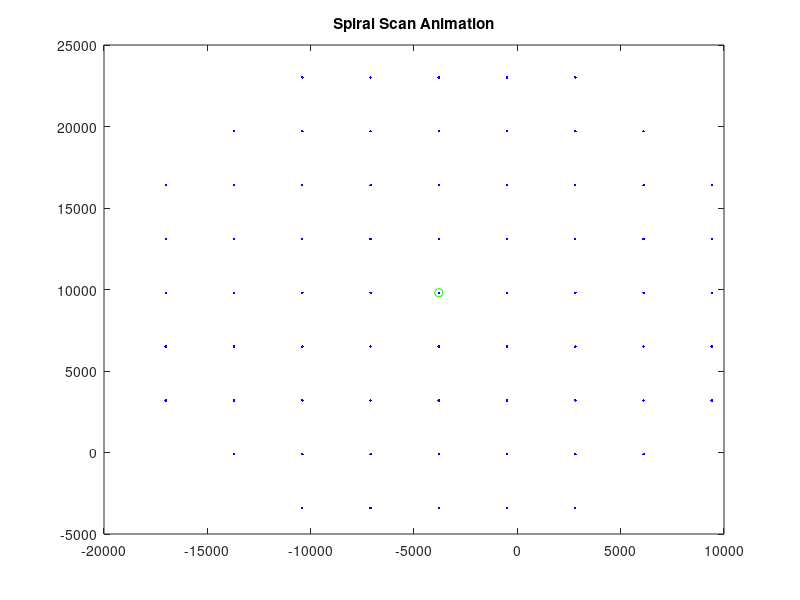

Source code (MATLAB): (Note: this script raises an error after producing the figure.)
function [xPositions, yPositions, M] = createRoundGridSpiral()
%% Petri Dish Scanning - this will create a raster scan pattern of a petri dish, simply give the function the center of the stage, the size of the petri dish, and how much trim you want at the edges
%For conventions sake all coordinates are listed here in Cartesian
%coordinates (X,Y) rather than Matlab coordinates (Y,X)

%% Input parameters
%Center of the dish at location [-12500, 8500] (units are in um)
homeX = 9800;
homeY = -3800;
% w = mmc.getImageWidth();
% h = mmc.getImageHeight();

w = 2048;
h = 2048;
%Petri dish dimensions, assume it's round, units in um
petriDiam = 50000;
%How many fields of view to trim around the borders of the petri dish to
%ensure that edge effects are not captured. MUST BE AN INTEGER AMOUNT!!!
trim_amount = 2;

%% Now to create the raster scan pattern, we assume home is at (0,0) for now
% pixSize = mmc.getPixelSizeUm();
pixSize = 1.6125;
fovW = pixSize * w;
fovH = pixSize * h;
%Find out how many fields of view in the x direction
numFovW = floor(petriDiam / fovW);
numFovH = floor(petriDiam / fovH);
%We now create a square grid centered at (0,0), taking into account how
%many fields of view we have to work with.
if rem(numFovW,2) == 0
    left = (numFovW/2-0.5)*fovW;
else
    left = floor(numFovW/2)*fovW;
end
if rem(numFovH,2) == 0
    bottom = (numFovH/2-0.5)*fovH;
else
    bottom = floor(numFovH/2)*fovH;
end
cols = -left:fovW:left;
rows = -bottom:fovW:bottom;
%Now calculate the x and y positions of the resultant (square) grid
[X, Y] = meshgrid(rows,cols);
%We will proceed by analyzing each column of positions and asking whether
%those positions fall within the petri dish. We will save each set of
%columns under one entry in the cell "X_columns" and "Y_columns"
petri_Radius = petriDiam/2 - trim_amount*sqrt(fovW^2 + fovH^2);

for j = 1:size(X,2)
    for i = 1:size(X,1)
        if sqrt((X(i,j))^2 + (Y(i,j))^2) > petri_Radius
            X(i,j) = NaN;
            Y(i,j) = NaN;
        end
        %         tempX = X(:,j);
        %         X_columns{j} = tempX(isnan(tempX)==0)+homeX;
        %         tempY = Y(:,j);
        %         Y_columns{j} = tempY(isnan(tempY)==0)+homeY;
    end
end
%Move everything from being centered at (0,0) to centered at (homeX, homeY)
X = X + homeX;
Y = Y + homeY;

%Find the total number of positions to scan through
numFOVs = numel(X) - sum(sum(isnan(X)));

%Now to create the final list of positions to scan through
xPositions = zeros(numFOVs,1);
yPositions = zeros(numFOVs,1);
currentXidx = round(size(X,2)/2);
currentYidx = round(size(Y,1)/2);
xPositions(1) = X(currentXidx, currentYidx);
yPositions(1) = Y(currentXidx, currentYidx);
direction = 'up';
dir_Array = [{'up'}, {'left'}, {'down'}, {'right'}];
directionIdx = 0; %Check how many times directions have changed. After changing direction twice, have to travel one additional FOV in the next direction
numSteps = 1; %For the directon we are traveling, how many FOVs to travel
idx = 1; %Keeps track which position to add next to x and yPositions
endcondition = 0;

while endcondition < 2;
    if directionIdx < 2
        directionIdx = directionIdx + 1;
        [xPositions, yPositions, idx] = travelCurrentDirection(direction,...
            numSteps,xPositions,yPositions,idx);
        %Now change direction
        next_Direction = find(strcmp(direction,dir_Array) == 1) + 1;
        if next_Direction == 5
            direction = 'up';
        else
            direction = dir_Array(next_Direction);
        end
    else
        directionIdx = 0;
        if numSteps <= size(X,1);
            numSteps = numSteps + 1;
        else
            endcondition = endcondition + 1;
        end
    end
end
xPositions(find(isnan(xPositions) == 1)) = [];
yPositions(find(isnan(yPositions) == 1)) = [];
% save('50mm_plate_raster_scan_positions_spiral.mat','xPositions','yPositions');

%% Debugging section, comment out otherwise
% figure();plot(X,Y,'b.');title('Round Grid Creation');
figure();plot(yPositions,xPositions,'b.');title('Spiral Scan Animation');
hold on;
plot(homeY,homeX,'go');
vidObj = VideoWriter('GridScanAnimation.avi');
vidObj.FrameRate = 15;
open(vidObj);
for i = 1:2:numel(xPositions)
    plot(yPositions(i),xPositions(i),'r*');
    M(i) = getframe;
    pause(1/30);
end
% writeVideo(vidObj,M);


%% Functions used to create grid

    function [xPositions, yPositions,idx] = travelCurrentDirection(direction,numSteps,xPositions,yPositions,idx)
        numSteps = min(numSteps,size(X,1)-1);
        for k = 1:numSteps
            if strcmp(direction,'up') == 1
                currentYidx = currentYidx + 1;
                idx = idx + 1;
            elseif strcmp(direction,'left') == 1
                currentXidx = currentXidx - 1;
                idx = idx + 1;
            elseif strcmp(direction,'down') == 1
                currentYidx = currentYidx - 1;
                idx = idx + 1;
            elseif strcmp(direction,'right') == 1
                currentXidx = currentXidx + 1;
                idx = idx + 1;
            end
            xPositions(idx) = X(currentXidx, currentYidx);
            yPositions(idx) = Y(currentXidx, currentYidx);
        end
    end
end